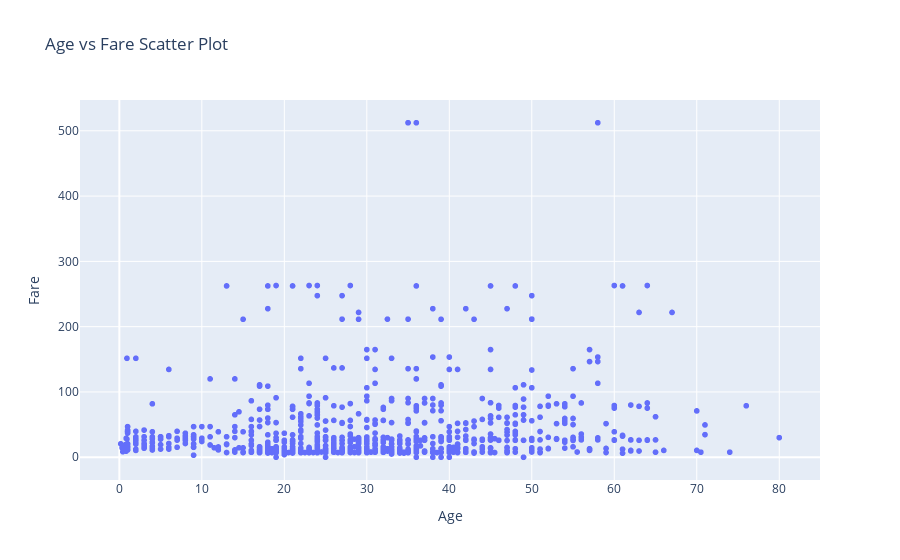

The code cell stored with this chart in its notebook:
### Markdown cell above
1. Scatter plot (Точечный график)

### Code cell
# Scatter plot для возраста и стоимости билета
fig = px.scatter(data, x='Age', y='Fare', title='Age vs Fare Scatter Plot', labels={'Age': 'Age', 'Fare': 'Fare'})
fig.show()

### Figure 1 — Plotly figure (JSON) as saved in the notebook; plotly's stock layout.template omitted (floating-point values rounded to 4 significant figures; data arrays with more than 128 entries replaced by an {"elided": "..."} marker saying what was removed)
{"data": [{"hovertemplate": "Age=%{x}<br>Fare=%{y}<extra></extra>", "legendgroup": "", "marker": {"color": "#636efa", "symbol": "circle"}, "mode": "markers", "name": "", "showlegend": false, "type": "scattergl", "x": {"elided": "1309 float values"}, "xaxis": "x", "y": {"elided": "1309 float values"}, "yaxis": "y"}], "layout": {"legend": {"tracegroupgap": 0}, "title": {"text": "Age vs Fare Scatter Plot"}, "xaxis": {"anchor": "y", "domain": [0, 1], "title": {"text": "Age"}}, "yaxis": {"anchor": "x", "domain": [0, 1], "title": {"text": "Fare"}}}}
